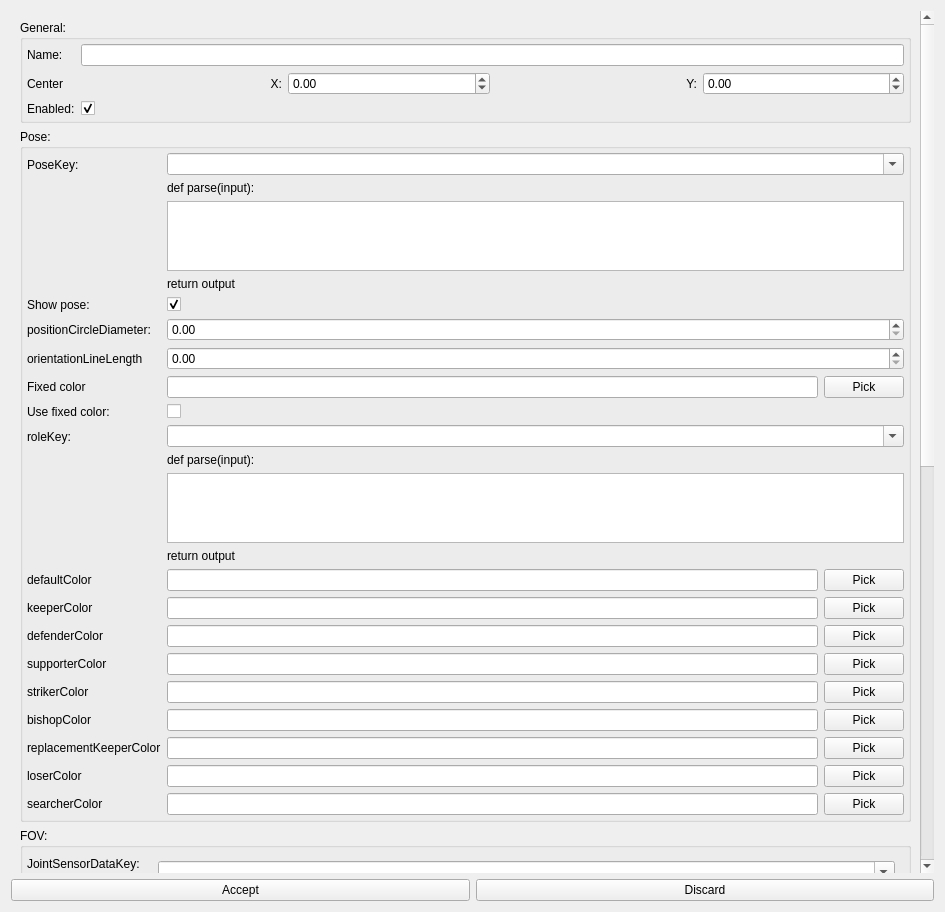
<?xml version="1.0" encoding="UTF-8"?>
<ui version="4.0">
 <class>SelfPlayerConfig</class>
 <widget class="QWidget" name="SelfPlayerConfig">
  <property name="geometry">
   <rect>
    <x>0</x>
    <y>0</y>
    <width>945</width>
    <height>912</height>
   </rect>
  </property>
  <property name="windowTitle">
   <string>Form</string>
  </property>
  <layout class="QVBoxLayout" name="verticalLayout">
   <item>
    <widget class="QScrollArea" name="scrollArea">
     <property name="frameShape">
      <enum>QFrame::NoFrame</enum>
     </property>
     <property name="frameShadow">
      <enum>QFrame::Plain</enum>
     </property>
     <property name="widgetResizable">
      <bool>true</bool>
     </property>
     <widget class="QWidget" name="scrollAreaWidgetContents">
      <property name="geometry">
       <rect>
        <x>0</x>
        <y>0</y>
        <width>913</width>
        <height>1667</height>
       </rect>
      </property>
      <layout class="QVBoxLayout" name="verticalLayout_5">
       <item>
        <widget class="QGroupBox" name="groupBox">
         <property name="title">
          <string>General:</string>
         </property>
         <layout class="QVBoxLayout" name="verticalLayout_2">
          <property name="leftMargin">
           <number>0</number>
          </property>
          <property name="topMargin">
           <number>0</number>
          </property>
          <property name="rightMargin">
           <number>0</number>
          </property>
          <property name="bottomMargin">
           <number>0</number>
          </property>
          <item>
           <layout class="QFormLayout" name="formLayout">
            <property name="leftMargin">
             <number>4</number>
            </property>
            <property name="topMargin">
             <number>4</number>
            </property>
            <property name="rightMargin">
             <number>4</number>
            </property>
            <property name="bottomMargin">
             <number>4</number>
            </property>
            <item row="0" column="0">
             <widget class="QLabel" name="nameLabel">
              <property name="text">
               <string>Name:</string>
              </property>
             </widget>
            </item>
            <item row="0" column="1">
             <widget class="QLineEdit" name="edit_name"/>
            </item>
            <item row="1" column="0">
             <widget class="QLabel" name="centerLabel">
              <property name="text">
               <string>Center</string>
              </property>
             </widget>
            </item>
            <item row="1" column="1">
             <widget class="QWidget" name="centerWidget" native="true">
              <layout class="QHBoxLayout" name="horizontalLayout_2">
               <property name="leftMargin">
                <number>0</number>
               </property>
               <property name="topMargin">
                <number>0</number>
               </property>
               <property name="rightMargin">
                <number>0</number>
               </property>
               <property name="bottomMargin">
                <number>0</number>
               </property>
               <item>
                <widget class="QLabel" name="label_center_x">
                 <property name="text">
                  <string>X:</string>
                 </property>
                 <property name="alignment">
                  <set>Qt::AlignRight|Qt::AlignTrailing|Qt::AlignVCenter</set>
                 </property>
                </widget>
               </item>
               <item>
                <widget class="QDoubleSpinBox" name="spin_center_x">
                 <property name="minimum">
                  <double>-99.989999999999995</double>
                 </property>
                </widget>
               </item>
               <item>
                <widget class="QLabel" name="label_center_y">
                 <property name="text">
                  <string>Y:</string>
                 </property>
                 <property name="alignment">
                  <set>Qt::AlignRight|Qt::AlignTrailing|Qt::AlignVCenter</set>
                 </property>
                </widget>
               </item>
               <item>
                <widget class="QDoubleSpinBox" name="spin_center_y">
                 <property name="minimum">
                  <double>-99.989999999999995</double>
                 </property>
                </widget>
               </item>
              </layout>
             </widget>
            </item>
            <item row="2" column="0">
             <widget class="QLabel" name="enabledLabel">
              <property name="text">
               <string>Enabled:</string>
              </property>
             </widget>
            </item>
            <item row="2" column="1">
             <widget class="QCheckBox" name="enabledCheckBox">
              <property name="checked">
               <bool>true</bool>
              </property>
             </widget>
            </item>
           </layout>
          </item>
         </layout>
        </widget>
       </item>
       <item>
        <widget class="QGroupBox" name="groupBox_2">
         <property name="title">
          <string>Pose:</string>
         </property>
         <layout class="QVBoxLayout" name="verticalLayout_3">
          <property name="leftMargin">
           <number>0</number>
          </property>
          <property name="topMargin">
           <number>0</number>
          </property>
          <property name="rightMargin">
           <number>0</number>
          </property>
          <property name="bottomMargin">
           <number>0</number>
          </property>
          <item>
           <layout class="QFormLayout" name="formLayout_2">
            <property name="leftMargin">
             <number>4</number>
            </property>
            <property name="topMargin">
             <number>4</number>
            </property>
            <property name="rightMargin">
             <number>4</number>
            </property>
            <property name="bottomMargin">
             <number>4</number>
            </property>
            <item row="1" column="0">
             <widget class="QLabel" name="poseKeyLabel">
              <property name="text">
               <string>PoseKey:</string>
              </property>
             </widget>
            </item>
            <item row="1" column="1">
             <widget class="QWidget" name="poseKeyLambdaWidget" native="true">
              <layout class="QVBoxLayout" name="verticalLayout_6">
               <property name="leftMargin">
                <number>0</number>
               </property>
               <property name="topMargin">
                <number>0</number>
               </property>
               <property name="rightMargin">
                <number>0</number>
               </property>
               <property name="bottomMargin">
                <number>0</number>
               </property>
               <item>
                <widget class="QComboBox" name="cbx_PoseKey">
                 <property name="editable">
                  <bool>true</bool>
                 </property>
                </widget>
               </item>
               <item>
                <widget class="QLabel" name="label">
                 <property name="text">
                  <string>def parse(input):</string>
                 </property>
                </widget>
               </item>
               <item>
                <widget class="QTextEdit" name="edit_poseKeyLambda">
                 <property name="maximumSize">
                  <size>
                   <width>16777215</width>
                   <height>80</height>
                  </size>
                 </property>
                </widget>
               </item>
               <item>
                <widget class="QLabel" name="label_2">
                 <property name="text">
                  <string>return output</string>
                 </property>
                </widget>
               </item>
              </layout>
             </widget>
            </item>
            <item row="2" column="0">
             <widget class="QLabel" name="drawPoseLabel">
              <property name="text">
               <string>Show pose:</string>
              </property>
             </widget>
            </item>
            <item row="2" column="1">
             <widget class="QCheckBox" name="drawPoseCheckBox">
              <property name="checked">
               <bool>true</bool>
              </property>
             </widget>
            </item>
            <item row="3" column="0">
             <widget class="QLabel" name="positionCircleDiameterLabel">
              <property name="text">
               <string>positionCircleDiameter:</string>
              </property>
             </widget>
            </item>
            <item row="3" column="1">
             <widget class="QDoubleSpinBox" name="spin_positionCircleDiameter"/>
            </item>
            <item row="4" column="0">
             <widget class="QLabel" name="orientationLineLengthLabel">
              <property name="text">
               <string>orientationLineLength</string>
              </property>
             </widget>
            </item>
            <item row="4" column="1">
             <widget class="QDoubleSpinBox" name="spin_orientationLineLength"/>
            </item>
            <item row="5" column="0">
             <widget class="QLabel" name="fixedColorLabel">
              <property name="text">
               <string>Fixed color</string>
              </property>
             </widget>
            </item>
            <item row="5" column="1">
             <widget class="QWidget" name="fixedColorWidget" native="true">
              <layout class="QHBoxLayout" name="horizontalLayout_11">
               <property name="leftMargin">
                <number>0</number>
               </property>
               <property name="topMargin">
                <number>0</number>
               </property>
               <property name="rightMargin">
                <number>0</number>
               </property>
               <property name="bottomMargin">
                <number>0</number>
               </property>
               <item>
                <widget class="QLineEdit" name="edit_fixedColor"/>
               </item>
               <item>
                <widget class="QPushButton" name="btn_fixedColor">
                 <property name="text">
                  <string>Pick</string>
                 </property>
                 <property name="flat">
                  <bool>false</bool>
                 </property>
                </widget>
               </item>
              </layout>
             </widget>
            </item>
            <item row="6" column="0">
             <widget class="QLabel" name="useFixedColorLabel">
              <property name="text">
               <string>Use fixed color:</string>
              </property>
             </widget>
            </item>
            <item row="6" column="1">
             <widget class="QCheckBox" name="useFixedColorCheckBox">
              <property name="checked">
               <bool>false</bool>
              </property>
             </widget>
            </item>
            <item row="7" column="0">
             <widget class="QLabel" name="roleKeyLabel">
              <property name="text">
               <string>roleKey:</string>
              </property>
             </widget>
            </item>
            <item row="7" column="1">
             <widget class="QWidget" name="roleKeyLambdaWidget" native="true">
              <layout class="QVBoxLayout" name="verticalLayout_7">
               <property name="leftMargin">
                <number>0</number>
               </property>
               <property name="topMargin">
                <number>0</number>
               </property>
               <property name="rightMargin">
                <number>0</number>
               </property>
               <property name="bottomMargin">
                <number>0</number>
               </property>
               <item>
                <widget class="QComboBox" name="cbx_RoleKey">
                 <property name="editable">
                  <bool>true</bool>
                 </property>
                </widget>
               </item>
               <item>
                <widget class="QLabel" name="label_3">
                 <property name="text">
                  <string>def parse(input):</string>
                 </property>
                </widget>
               </item>
               <item>
                <widget class="QTextEdit" name="edit_roleKeyLambda">
                 <property name="maximumSize">
                  <size>
                   <width>16777215</width>
                   <height>80</height>
                  </size>
                 </property>
                </widget>
               </item>
               <item>
                <widget class="QLabel" name="label_4">
                 <property name="text">
                  <string>return output</string>
                 </property>
                </widget>
               </item>
              </layout>
             </widget>
            </item>
            <item row="8" column="0">
             <widget class="QLabel" name="defaultColorLabel_2">
              <property name="text">
               <string>defaultColor</string>
              </property>
             </widget>
            </item>
            <item row="8" column="1">
             <widget class="QWidget" name="defaultColorWidget_2" native="true">
              <layout class="QHBoxLayout" name="horizontalLayout_3">
               <property name="leftMargin">
                <number>0</number>
               </property>
               <property name="topMargin">
                <number>0</number>
               </property>
               <property name="rightMargin">
                <number>0</number>
               </property>
               <property name="bottomMargin">
                <number>0</number>
               </property>
               <item>
                <widget class="QLineEdit" name="edit_defaultColor"/>
               </item>
               <item>
                <widget class="QPushButton" name="btn_defaultColor">
                 <property name="text">
                  <string>Pick</string>
                 </property>
                 <property name="flat">
                  <bool>false</bool>
                 </property>
                </widget>
               </item>
              </layout>
             </widget>
            </item>
            <item row="9" column="0">
             <widget class="QLabel" name="keeperColorLabel_2">
              <property name="text">
               <string>keeperColor</string>
              </property>
             </widget>
            </item>
            <item row="9" column="1">
             <widget class="QWidget" name="keeperColorWidget" native="true">
              <layout class="QHBoxLayout" name="horizontalLayout_4">
               <property name="leftMargin">
                <number>0</number>
               </property>
               <property name="topMargin">
                <number>0</number>
               </property>
               <property name="rightMargin">
                <number>0</number>
               </property>
               <property name="bottomMargin">
                <number>0</number>
               </property>
               <item>
                <widget class="QLineEdit" name="edit_keeperColor"/>
               </item>
               <item>
                <widget class="QPushButton" name="btn_keeperColor">
                 <property name="text">
                  <string>Pick</string>
                 </property>
                 <property name="flat">
                  <bool>false</bool>
                 </property>
                </widget>
               </item>
              </layout>
             </widget>
            </item>
            <item row="10" column="0">
             <widget class="QLabel" name="defenderColorLabel_2">
              <property name="text">
               <string>defenderColor</string>
              </property>
             </widget>
            </item>
            <item row="10" column="1">
             <widget class="QWidget" name="defenderColorWidget" native="true">
              <layout class="QHBoxLayout" name="horizontalLayout_5">
               <property name="leftMargin">
                <number>0</number>
               </property>
               <property name="topMargin">
                <number>0</number>
               </property>
               <property name="rightMargin">
                <number>0</number>
               </property>
               <property name="bottomMargin">
                <number>0</number>
               </property>
               <item>
                <widget class="QLineEdit" name="edit_defenderColor"/>
               </item>
               <item>
                <widget class="QPushButton" name="btn_defenderColor">
                 <property name="text">
                  <string>Pick</string>
                 </property>
                 <property name="flat">
                  <bool>false</bool>
                 </property>
                </widget>
               </item>
              </layout>
             </widget>
            </item>
            <item row="11" column="0">
             <widget class="QLabel" name="supporterColorLabel_2">
              <property name="text">
               <string>supporterColor</string>
              </property>
             </widget>
            </item>
            <item row="11" column="1">
             <widget class="QWidget" name="supporterColorWidget_2" native="true">
              <layout class="QHBoxLayout" name="horizontalLayout_6">
               <property name="leftMargin">
                <number>0</number>
               </property>
               <property name="topMargin">
                <number>0</number>
               </property>
               <property name="rightMargin">
                <number>0</number>
               </property>
               <property name="bottomMargin">
                <number>0</number>
               </property>
               <item>
                <widget class="QLineEdit" name="edit_supporterColor"/>
               </item>
               <item>
                <widget class="QPushButton" name="btn_supporterColor">
                 <property name="text">
                  <string>Pick</string>
                 </property>
                 <property name="flat">
                  <bool>false</bool>
                 </property>
                </widget>
               </item>
              </layout>
             </widget>
            </item>
            <item row="12" column="0">
             <widget class="QLabel" name="strikerColorLabel_2">
              <property name="text">
               <string>strikerColor</string>
              </property>
             </widget>
            </item>
            <item row="12" column="1">
             <widget class="QWidget" name="strikerColorWidget_2" native="true">
              <layout class="QHBoxLayout" name="horizontalLayout_7">
               <property name="leftMargin">
                <number>0</number>
               </property>
               <property name="topMargin">
                <number>0</number>
               </property>
               <property name="rightMargin">
                <number>0</number>
               </property>
               <property name="bottomMargin">
                <number>0</number>
               </property>
               <item>
                <widget class="QLineEdit" name="edit_strikerColor"/>
               </item>
               <item>
                <widget class="QPushButton" name="btn_strikerColor">
                 <property name="text">
                  <string>Pick</string>
                 </property>
                 <property name="flat">
                  <bool>false</bool>
                 </property>
                </widget>
               </item>
              </layout>
             </widget>
            </item>
            <item row="13" column="0">
             <widget class="QLabel" name="bishopColorLabel_2">
              <property name="text">
               <string>bishopColor</string>
              </property>
             </widget>
            </item>
            <item row="13" column="1">
             <widget class="QWidget" name="bishopColorWidget_2" native="true">
              <layout class="QHBoxLayout" name="horizontalLayout_8">
               <property name="leftMargin">
                <number>0</number>
               </property>
               <property name="topMargin">
                <number>0</number>
               </property>
               <property name="rightMargin">
                <number>0</number>
               </property>
               <property name="bottomMargin">
                <number>0</number>
               </property>
               <item>
                <widget class="QLineEdit" name="edit_bishopColor"/>
               </item>
               <item>
                <widget class="QPushButton" name="btn_bishopColor">
                 <property name="text">
                  <string>Pick</string>
                 </property>
                 <property name="flat">
                  <bool>false</bool>
                 </property>
                </widget>
               </item>
              </layout>
             </widget>
            </item>
            <item row="14" column="0">
             <widget class="QLabel" name="replacementKeeperColorLabel_2">
              <property name="text">
               <string>replacementKeeperColor</string>
              </property>
             </widget>
            </item>
            <item row="14" column="1">
             <widget class="QWidget" name="replacementKeeperColorWidget_2" native="true">
              <layout class="QHBoxLayout" name="horizontalLayout_9">
               <property name="leftMargin">
                <number>0</number>
               </property>
               <property name="topMargin">
                <number>0</number>
               </property>
               <property name="rightMargin">
                <number>0</number>
               </property>
               <property name="bottomMargin">
                <number>0</number>
               </property>
               <item>
                <widget class="QLineEdit" name="edit_replacementKeeperColor"/>
               </item>
               <item>
                <widget class="QPushButton" name="btn_replacementKeeperColor">
                 <property name="text">
                  <string>Pick</string>
                 </property>
                 <property name="flat">
                  <bool>false</bool>
                 </property>
                </widget>
               </item>
              </layout>
             </widget>
            </item>
            
            
            
            <item row="15" column="0">
             <widget class="QLabel" name="loserColorLabel_2">
              <property name="text">
               <string>loserColor</string>
              </property>
             </widget>
            </item>
            <item row="15" column="1">
             <widget class="QWidget" name="loserColorWidget_2" native="true">
              <layout class="QHBoxLayout" name="horizontalLayout_10">
               <property name="leftMargin">
                <number>0</number>
               </property>
               <property name="topMargin">
                <number>0</number>
               </property>
               <property name="rightMargin">
                <number>0</number>
               </property>
               <property name="bottomMargin">
                <number>0</number>
               </property>
               <item>
                <widget class="QLineEdit" name="edit_loserColor"/>
               </item>
               <item>
                <widget class="QPushButton" name="btn_loserColor">
                 <property name="text">
                  <string>Pick</string>
                 </property>
                 <property name="flat">
                  <bool>false</bool>
                 </property>
                </widget>
               </item>
              </layout>
             </widget>
            </item>
            <item row="16" column="0">
             <widget class="QLabel" name="searcherColorLabel_2">
              <property name="text">
               <string>searcherColor</string>
              </property>
             </widget>
            </item>
            <item row="16" column="1">
             <widget class="QWidget" name="searcherColorWidget_2" native="true">
              <layout class="QHBoxLayout" name="horizontalLayout_11">
               <property name="leftMargin">
                <number>0</number>
               </property>
               <property name="topMargin">
                <number>0</number>
               </property>
               <property name="rightMargin">
                <number>0</number>
               </property>
               <property name="bottomMargin">
                <number>0</number>
               </property>
               <item>
                <widget class="QLineEdit" name="edit_searcherColor"/>
               </item>
               <item>
                <widget class="QPushButton" name="btn_searcherColor">
                 <property name="text">
                  <string>Pick</string>
                 </property>
                 <property name="flat">
                  <bool>false</bool>
                 </property>
                </widget>
               </item>
              </layout>
             </widget>
            </item>
           </layout>
          </item>
         </layout>
        </widget>
       </item>
       <item>
        <widget class="QGroupBox" name="groupBox_3">
         <property name="title">
          <string>FOV:</string>
         </property>
         <layout class="QVBoxLayout" name="verticalLayout_4">
          <property name="leftMargin">
           <number>0</number>
          </property>
          <property name="topMargin">
           <number>0</number>
          </property>
          <property name="rightMargin">
           <number>0</number>
          </property>
          <property name="bottomMargin">
           <number>0</number>
          </property>
          <item>
           <layout class="QFormLayout" name="formLayout_3">
            <property name="leftMargin">
             <number>4</number>
            </property>
            <property name="topMargin">
             <number>4</number>
            </property>
            <property name="rightMargin">
             <number>4</number>
            </property>
            <property name="bottomMargin">
             <number>4</number>
            </property>
            <item row="1" column="0">
             <widget class="QLabel" name="poseKeyLabel_2">
              <property name="text">
               <string>JointSensorDataKey:</string>
              </property>
             </widget>
            </item>
            <item row="1" column="1">
             <widget class="QWidget" name="jointSensorDataKeyLambdaWidget" native="true">
              <layout class="QVBoxLayout" name="verticalLayout_8">
               <item>
                <widget class="QComboBox" name="cbx_JointSensorDataKey">
                 <property name="editable">
                  <bool>true</bool>
                 </property>
                </widget>
               </item>
               <item>
                <widget class="QLabel" name="label_5">
                 <property name="text">
                  <string>def parse(input):</string>
                 </property>
                </widget>
               </item>
               <item>
                <widget class="QTextEdit" name="edit_jointSensorDataKeyLambda">
                 <property name="maximumSize">
                  <size>
                   <width>16777215</width>
                   <height>80</height>
                  </size>
                 </property>
                </widget>
               </item>
               <item>
                <widget class="QLabel" name="label_6">
                 <property name="text">
                  <string>return output</string>
                 </property>
                </widget>
               </item>
              </layout>
             </widget>
            </item>
            <item row="2" column="0">
             <widget class="QLabel" name="drawFOVLabel">
              <property name="text">
               <string>Show FOV:</string>
              </property>
             </widget>
            </item>
            <item row="2" column="1">
             <widget class="QCheckBox" name="drawFOVCheckBox">
              <property name="checked">
               <bool>true</bool>
              </property>
             </widget>
            </item>
            <item row="3" column="0">
             <widget class="QLabel" name="maxDistanceLabel">
              <property name="text">
               <string>maxDistance</string>
              </property>
             </widget>
            </item>
            <item row="3" column="1">
             <widget class="QDoubleSpinBox" name="spin_maxDistance"/>
            </item>
            <item row="4" column="0">
             <widget class="QLabel" name="cameraOpeningAngleLabel">
              <property name="text">
               <string>cameraOpeningAngle</string>
              </property>
             </widget>
            </item>
            <item row="4" column="1">
             <widget class="QDoubleSpinBox" name="spin_cameraOpeningAngle"/>
            </item>
           </layout>
          </item>
         </layout>
        </widget>
       </item>
       <item>
        <widget class="QGroupBox" name="groupBox_4">
         <property name="title">
          <string>Motion Plan:</string>
         </property>
         <layout class="QVBoxLayout" name="verticalLayout_9">
          <property name="leftMargin">
           <number>0</number>
          </property>
          <property name="topMargin">
           <number>0</number>
          </property>
          <property name="rightMargin">
           <number>0</number>
          </property>
          <property name="bottomMargin">
           <number>0</number>
          </property>
          <item>
           <layout class="QFormLayout" name="formLayout_4">
            <property name="leftMargin">
             <number>4</number>
            </property>
            <property name="topMargin">
             <number>4</number>
            </property>
            <property name="rightMargin">
             <number>4</number>
            </property>
            <property name="bottomMargin">
             <number>4</number>
            </property>
            <item row="1" column="0">
             <widget class="QLabel" name="poseKeyLabel_3">
              <property name="text">
               <string>MotionPlannerKey:</string>
              </property>
             </widget>
            </item>
            <item row="1" column="1">
             <widget class="QWidget" name="motionPlannerKeyLambdaWidget" native="true">
              <layout class="QVBoxLayout" name="verticalLayout_10">
               <item>
                <widget class="QComboBox" name="cbx_MotionPlannerKey">
                 <property name="editable">
                  <bool>true</bool>
                 </property>
                </widget>
               </item>
               <item>
                <widget class="QLabel" name="label_7">
                 <property name="text">
                  <string>def parse(input):</string>
                 </property>
                </widget>
               </item>
               <item>
                <widget class="QTextEdit" name="edit_motionPlannerKeyLambda">
                 <property name="maximumSize">
                  <size>
                   <width>16777215</width>
                   <height>80</height>
                  </size>
                 </property>
                </widget>
               </item>
               <item>
                <widget class="QLabel" name="label_8">
                 <property name="text">
                  <string>return output</string>
                 </property>
                </widget>
               </item>
              </layout>
             </widget>
            </item>
            <item row="2" column="0">
             <widget class="QLabel" name="drawMotionPlanLabel">
              <property name="text">
               <string>Show motion plan:</string>
              </property>
             </widget>
            </item>
            <item row="2" column="1">
             <widget class="QCheckBox" name="drawMotionPlanCheckBox">
              <property name="checked">
               <bool>true</bool>
              </property>
             </widget>
            </item>
            <item row="3" column="0">
             <widget class="QLabel" name="targetCircleDiameterLabel">
              <property name="text">
               <string>targetDiameter</string>
              </property>
             </widget>
            </item>
            <item row="3" column="1">
             <widget class="QDoubleSpinBox" name="spin_targetCircleDiameter"/>
            </item>
            <item row="4" column="0">
             <widget class="QLabel" name="drawTranslationLabel">
              <property name="text">
               <string>Show translation:</string>
              </property>
             </widget>
            </item>
            <item row="4" column="1">
             <widget class="QCheckBox" name="drawTranslationCheckBox">
              <property name="checked">
               <bool>false</bool>
              </property>
             </widget>
            </item>
            <item row="5" column="0">
             <widget class="QLabel" name="translationColorLabel_2">
              <property name="text">
               <string>translationColor</string>
              </property>
             </widget>
            </item>
            <item row="5" column="1">
             <widget class="QWidget" name="translationColorWidget" native="true">
              <layout class="QHBoxLayout" name="horizontalLayout_9">
               <property name="leftMargin">
                <number>0</number>
               </property>
               <property name="topMargin">
                <number>0</number>
               </property>
               <property name="rightMargin">
                <number>0</number>
               </property>
               <property name="bottomMargin">
                <number>0</number>
               </property>
               <item>
                <widget class="QLineEdit" name="edit_translationColor"/>
               </item>
               <item>
                <widget class="QPushButton" name="btn_translationColor">
                 <property name="text">
                  <string>Pick</string>
                 </property>
                 <property name="flat">
                  <bool>false</bool>
                 </property>
                </widget>
               </item>
              </layout>
             </widget>
            </item>
           </layout>
          </item>
         </layout>
        </widget>
       </item>
       <item>
        <widget class="QGroupBox" name="groupBox_5">
         <property name="title">
          <string>Ball Search:</string>
         </property>
         <layout class="QVBoxLayout" name="verticalLayout_11">
          <property name="leftMargin">
           <number>0</number>
          </property>
          <property name="topMargin">
           <number>0</number>
          </property>
          <property name="rightMargin">
           <number>0</number>
          </property>
          <property name="bottomMargin">
           <number>0</number>
          </property>
          <item>
           <layout class="QFormLayout" name="formLayout_5">
            <property name="leftMargin">
             <number>4</number>
            </property>
            <property name="topMargin">
             <number>4</number>
            </property>
            <property name="rightMargin">
             <number>4</number>
            </property>
            <property name="bottomMargin">
             <number>4</number>
            </property>
            <item row="1" column="0">
             <widget class="QLabel" name="poseKeyLabel_4">
              <property name="text">
               <string>BallSearchKey:</string>
              </property>
             </widget>
            </item>
            <item row="1" column="1">
             <widget class="QWidget" name="ballSearchKeyLambdaWidget" native="true">
              <layout class="QVBoxLayout" name="verticalLayout_12">
               <item>
                <widget class="QComboBox" name="cbx_BallSearchKey">
                 <property name="editable">
                  <bool>true</bool>
                 </property>
                </widget>
               </item>
               <item>
                <widget class="QLabel" name="label_9">
                 <property name="text">
                  <string>def parse(input):</string>
                 </property>
                </widget>
               </item>
               <item>
                <widget class="QTextEdit" name="edit_ballSearchKeyLambda">
                 <property name="maximumSize">
                  <size>
                   <width>16777215</width>
                   <height>80</height>
                  </size>
                 </property>
                </widget>
               </item>
               <item>
                <widget class="QLabel" name="label_10">
                 <property name="text">
                  <string>return output</string>
                 </property>
                </widget>
               </item>
              </layout>
             </widget>
            </item>
            <item row="2" column="0">
             <widget class="QLabel" name="drawBallSearchLabel">
              <property name="text">
               <string>Show search position:</string>
              </property>
             </widget>
            </item>
            <item row="2" column="1">
             <widget class="QCheckBox" name="drawBallSearchCheckBox">
              <property name="checked">
               <bool>true</bool>
              </property>
             </widget>
            </item>
            <item row="3" column="0">
             <widget class="QLabel" name="searchCircleDiameterLabel">
              <property name="text">
               <string>targetDiameter</string>
              </property>
             </widget>
            </item>
            <item row="3" column="1">
             <widget class="QDoubleSpinBox" name="spin_searchCircleDiameter"/>
            </item>
           </layout>
          </item>
         </layout>
        </widget>
       </item>
       <item>
        <spacer name="verticalSpacer">
         <property name="orientation">
          <enum>Qt::Vertical</enum>
         </property>
         <property name="sizeHint" stdset="0">
          <size>
           <width>20</width>
           <height>40</height>
          </size>
         </property>
        </spacer>
       </item>
      </layout>
     </widget>
    </widget>
   </item>
   <item>
    <layout class="QHBoxLayout" name="horizontalLayout">
     <item>
      <widget class="QPushButton" name="btnAccept">
       <property name="text">
        <string>Accept</string>
       </property>
      </widget>
     </item>
     <item>
      <widget class="QPushButton" name="btnDiscard">
       <property name="text">
        <string>Discard</string>
       </property>
      </widget>
     </item>
    </layout>
   </item>
  </layout>
 </widget>
 <tabstops>
  <tabstop>edit_name</tabstop>
  <tabstop>spin_center_x</tabstop>
  <tabstop>spin_center_y</tabstop>
  <tabstop>enabledCheckBox</tabstop>
  <tabstop>drawPoseCheckBox</tabstop>
  <tabstop>spin_positionCircleDiameter</tabstop>
  <tabstop>spin_orientationLineLength</tabstop>
  <tabstop>useFixedColorCheckBox</tabstop>
  <tabstop>drawFOVCheckBox</tabstop>
  <tabstop>spin_maxDistance</tabstop>
  <tabstop>spin_cameraOpeningAngle</tabstop>
  <tabstop>drawMotionPlanCheckBox</tabstop>
  <tabstop>spin_targetCircleDiameter</tabstop>
  <tabstop>drawTranslationCheckBox</tabstop>
  <tabstop>btnAccept</tabstop>
  <tabstop>btnDiscard</tabstop>
  <tabstop>scrollArea</tabstop>
 </tabstops>
 <resources/>
 <connections/>
</ui>
